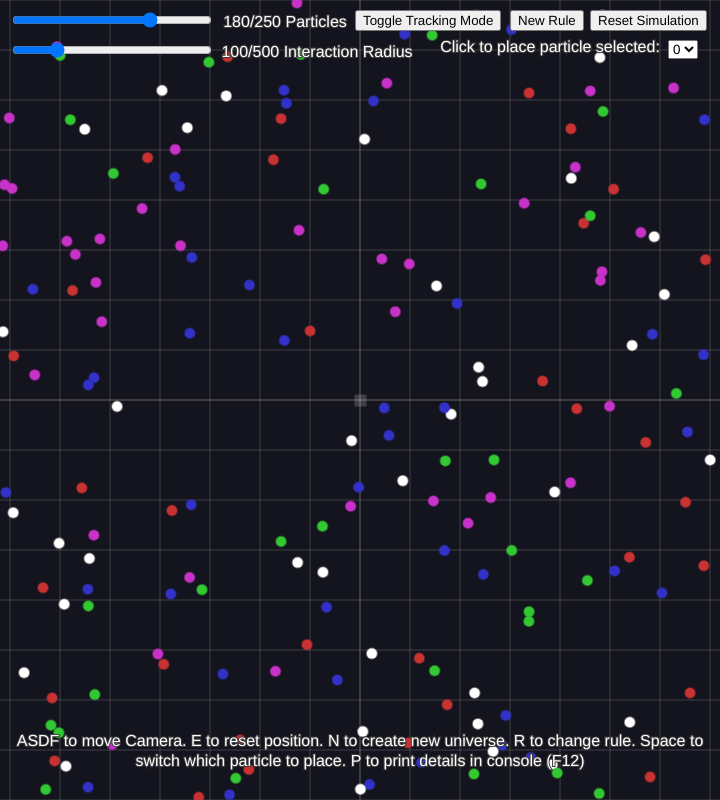
Frame 1 (no input)
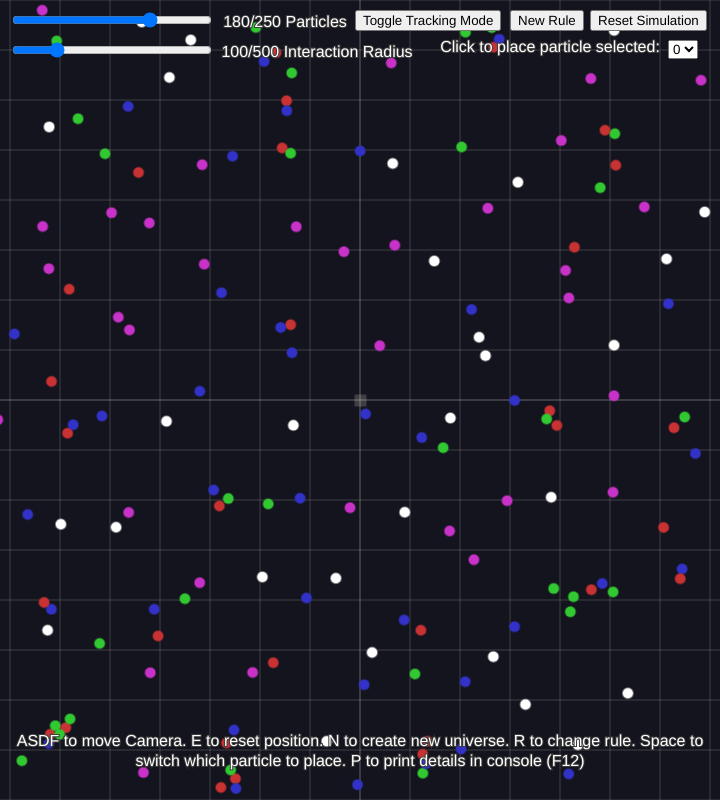
Frame 60 (no input)
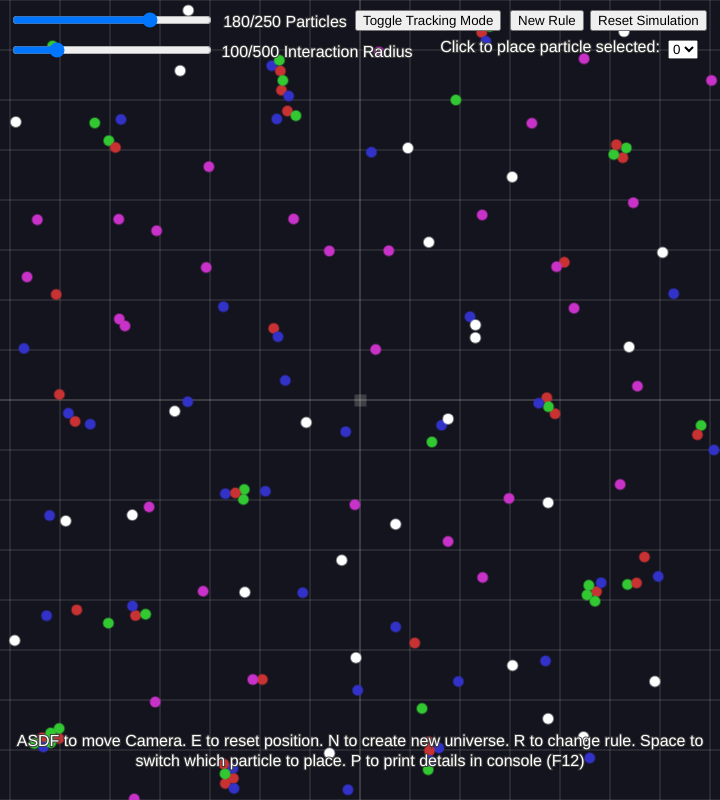
Frame 120 (the mouse pressed at the canvas centre since frame 60)

The p5.js sketch that drew these frames (run headless with seeded random() and noise() and a simulated clock; from frame 60 on, the mouse is pressed at the canvas centre):

// p5.js sketch
// ── sketch.js
/** 
Controls:
SPACE - Change particle placing state
LEFT CLICK - Place a particle
NAVIGATE - Arrows or WASD
T - Toggle tracking mode
E - Reset camera
N - Create new canvas with same rule
R - Re-randomize rule
P - Print rule values
**/

//Options
var updatesPerFrame = 1;
var randGen = true;
var maxParticles = 250;
var curParticles = 180
var trackingMode = false;

//Rule variables   
var psize = 10; //Size of the particle
var repelPercent = 100; //Repelling force when particles hit each other
var maxInteractionLimit = 500;
var interactionLimit = 100; //Limit of where the rule applies (distance)
var fric = 0.4; //Universal Friction

//Graphics variables
var gridSpacing = 50;
var backgroundCol = [20, 20, 30];
var partColors = [ //States (0 -> n) - Add your own particles here!
    [200, 50, 50],
    [50, 200, 50],
    [50, 50, 200], 
    [200, 50, 200], 
    [255, 255, 255],
]
var particles = [];
var interaction = [];

//Change this for different ways of generating new universes
//currently initial speed is 0 for every particle
function resetSimulation() {
  particles = [];
  n = curParticles > maxParticles ? maxParticles : curParticles;
  if (randGen) {
        for (var i = 0; i < n; i++) {
            particles.push(new Particle(createVector((Math.random(-(width / 2)) - 0.5) * width, (Math.random() - 0.5) * height), Math.floor(Math.random() * partColors.length), createVector(0, 0)));
        }
    }
}

//Change this if you want different values!
function changeInteractionRules() {
  for (var i = 0; i < partColors.length; i++) {
    for (var j = 0; j < partColors.length; j++) {
      interaction[[i,j]] = Math.random() - 0.5;
    }
  }
}

//UI
let sliderGenNum;
let sliderInteraction;
let trackingModeOption;
let resetSimulOption;
let newRuleOption;
let particleSel;

function setup() {
    createCanvas(720, 800);
    resetSimulation();
    changeInteractionRules();
    translate(width / 2, height / 2);
    background(backgroundCol[0], backgroundCol[1], backgroundCol[2]);
    if (zoom >= 1) {
        drawGrid();
    }
  
    sliderGenNum = createSlider(10, maxParticles, curParticles);
    sliderGenNum.position(10, 10);
    sliderGenNum.style('width', '200px');
    sliderGenNum.input(updateGenDensity);
  
    sliderInteraction = createSlider(0, maxInteractionLimit, interactionLimit);
    sliderInteraction.position(10, 40);
    sliderInteraction.style('width', '200px');
    sliderInteraction.input(updateInteractiveRadius);
  
    trackingModeOption = createButton('Toggle Tracking Mode');
    trackingModeOption.position(355, 10);
    trackingModeOption.mousePressed(trackingModeFunc);
  
    resetSimulOption = createButton('Reset Simulation');
    resetSimulOption.position(590, 10);
    resetSimulOption.mousePressed(resSimul);
  
    newRuleOption = createButton('New Rule');
    newRuleOption.position(510, 10);
    newRuleOption.mousePressed(resRule);
  
    particleSel = createSelect();
    particleSel.position(668, 40);
    for (var i = 0; i < partColors.length; i++) {
      particleSel.option(i);
    }
    particleSel.changed(updateParticleSelected);

}

function updateGenDensity() {
  curParticles = sliderGenNum.value()
  resetSimulation();
}

function updateInteractiveRadius() {
  interactionLimit = sliderInteraction.value()
}

function trackingModeFunc() {
  if (!trackingMode) {
    trackingMode = true;
  } else {
    trackingMode = false;
  }
}

function resSimul() {
  resetSimulation();
}

function resRule() {
  changeInteractionRules();
}

function updateParticleSelected() {
  typeToPlace = parseInt(particleSel.value());
}

//Camera variables
{
    var camX = 0;
    var camY = 0;
    var camVel = 1.5;
    var maxCamSpeed = 18;
    var zoom = 1;
}

var typeToPlace = 0;
var camClear = false;
var focus = false;

function mouseClicked() {
    if (sliderGenNum.value() < maxParticles) {
      if (mouseButton === LEFT && focus) {
          particles.push(new Particle(createVector(((mouseX - camX) - width / 2) / zoom, ((mouseY - camY) - height / 2) / zoom), typeToPlace, createVector(0, 0)));
      }
    }
    sliderGenNum.value(sliderGenNum.value() + 1);
    focus = true;
}

function keyPressed() {
    if (key === " ") {
        typeToPlace = (typeToPlace + 1) % partColors.length;
        particleSel.value(typeToPlace);
        console.log("Cycled placing type to " + typeToPlace);
    } else if (key === "t") {
        trackingMode = !trackingMode;
        console.log("Toggled tracking to " + trackingMode);
    } else if (key === "e") {
        camX = 0;
        camY = 0;
        zoom = 1;
      	camClear = true;
        console.log("Reset camera to default position");
    } else if (key === "n") {
      	camClear = true;
        particles = [];
        console.log("Created new canvas with same rule");
        resetSimulation();
    } else if (key === "r") {
        changeInteractionRules();
        console.log("Randomized rule");
    } else if (key === "p") {
        console.log("Printing rule to console...\n-");
        console.log("psize = " + psize + ";");
        console.log("repelPercent = " + repelPercent + ";");
        console.log("interactionLimit = " + interactionLimit + ";");
        console.log("fric = " + fric + ";");
        console.log("---");
        for (var i = 0; i < partColors.length; i++) {
          for (var j = 0; j < partColors.length; j++) {
            console.log("Interaction between (" + i + ", " + j + ") is: " + interaction[[i,j]])
          }
        }  
    }
}

var Particle = function(pos, type, vel) {
    this.pos = pos;
    this.ppos = this.pos;
    this.type = type;
    this.vel = vel;
};

Particle.prototype.split = function() {
    particles.push(new Particle(this.pos, this.type, -this.vel));
}; //Not in use yet

Particle.prototype.update = function() {
    for (var i = 0; i < particles.length; i++) {
        if (!(particles[i].pos.x == this.pos.x && particles[i].pos.y == this.pos.y)) {
            var ang = Math.atan2((this.pos.y - particles[i].pos.y), (this.pos.x - particles[i].pos.x));
            var atr = 0;
            if (this.pos.dist(particles[i].pos) <= interactionLimit && this.pos.dist(particles[i].pos) > 10) {
                atr = interaction[[this.type, particles[i].type]] * (100 - (Math.abs(this.pos.dist(particles[i].pos)) - 90) + 90) / 100;
            }
            if (this.pos.dist(particles[i].pos) <= psize) {
                atr = -(((psize / 100) * repelPercent) - (this.pos.dist(particles[i].pos)));
            } else if (this.pos.dist(particles[i].ppos) <= psize) {
                atr = -(((psize / 100) * repelPercent) - (this.pos.dist(particles[i].ppos)));
                console.log("true");
            } // Theoretically could improve physics if i can get it to work
            this.vel.sub(createVector(Math.cos(ang), Math.sin(ang)).mult(atr));
        }
    }
    this.vel.mult(fric);
};

Particle.prototype.update2 = function() {
    this.ppos = this.pos;
    this.pos.add(this.vel);
}

Particle.prototype.display = function() {
    strokeWeight(2);
    if (trackingMode) {
        stroke(255 - backgroundCol[0], 255 - backgroundCol[1], 255 - backgroundCol[2], 10);
        strokeWeight(4);
    } else {
        stroke(partColors[this.type][0], partColors[this.type][1], partColors[this.type][2], 100);
    }
    fill(partColors[this.type][0], partColors[this.type][1], partColors[this.type][2], partColors[this.type][3]);
    ellipse(this.pos.x + camX, this.pos.y + camY, psize, psize);
};

var drawGrid = function() {
    noStroke();
    fill(255 - backgroundCol[0], 255 - backgroundCol[1], 255 - backgroundCol[2], 50);
    rectMode(CENTER);
    rect(0.5 + camX, 0.5 + camY, 12, 12);
    for (var i = camX; i < width * zoom; i += gridSpacing) {
        stroke(255 - backgroundCol[0], 255 - backgroundCol[1], 255 - backgroundCol[2], 50);
        strokeWeight(1);
        line(i, 0 - width * zoom, i, height * zoom);
    }
    for (i = camY; i < height * zoom; i += gridSpacing) {
        stroke(255 - backgroundCol[0], 255 - backgroundCol[1], 255 - backgroundCol[2], 50);
        strokeWeight(1);
        line(0 - height * zoom, i, width * zoom, i);
    }

    for (i = camX; i > 0 - width * zoom; i -= gridSpacing) {
        stroke(255 - backgroundCol[0], 255 - backgroundCol[1], 255 - backgroundCol[2], 50);
        strokeWeight(1);
        line(i, 0 - width * zoom, i, height * zoom);
    }
    for (i = camY; i > 0 - height * zoom; i -= gridSpacing) {
        stroke(255 - backgroundCol[0], 255 - backgroundCol[1], 255 - backgroundCol[2], 50);
        strokeWeight(1);
        line(0 - height * zoom, i, width * zoom, i);
    }
}

var cameraHandler = function() {
    translate(width / 2, height / 2);
    if (keyIsPressed === true && keyCode === DOWN_ARROW || keyIsPressed === true && key === "s") {
        camY -= constrain(camVel, 1.5 / zoom, maxCamSpeed / zoom);
        camVel += 0.3;
      	camClear = true;
    } else if (keyIsPressed === true && keyCode === RIGHT_ARROW || keyIsPressed === true && key === "d") {
        camX -= constrain(camVel, 1.5 / zoom, maxCamSpeed / zoom);
        camVel += 0.3;
      	camClear = true;
    } else if (keyIsPressed === true && keyCode === UP_ARROW || keyIsPressed === true && key === "w") {
        camY += constrain(camVel, 1.5 / zoom, maxCamSpeed / zoom);
        camVel += 0.3;
      	camClear = true;
    } else if (keyIsPressed === true && keyCode === LEFT_ARROW || keyIsPressed === true && key === "a") {
        camX += constrain(camVel, 1.5 / zoom, maxCamSpeed / zoom);
        camVel += 0.3;
      	camClear = true;
    } else {
        camVel = 1.5;
    }
    zoom = constrain(zoom, 0.1, 5);
};


function draw() {
    //specialCursor();
    cameraHandler();
    scale(zoom);
		
    if (!trackingMode || camClear) {
        background(backgroundCol[0], backgroundCol[1], backgroundCol[2]);
        if (zoom >= 1) {
            drawGrid();
        }
    }

    for (var j = 0; j < updatesPerFrame - 1; j++) {
        for (var i = particles.length - 1; i >= 0; i--) {
            particles[i].update();
        }
        for (i = particles.length - 1; i >= 0; i--) {
            particles[i].update2();
        }
    }
    for (var i = particles.length - 1; i >= 0; i--) {
        particles[i].update();
    }
    for (i = particles.length - 1; i >= 0; i--) {
        particles[i].update2();
        particles[i].display();
    }
  
  // Instructions
  textAlign(CENTER, TOP);
  textSize(16);
  stroke(60);
  fill(255);
  
  //GenNum Text
  text(sliderGenNum.value() + "/" + maxParticles + " Particles", -75, -720/2, 200, 50)
  text(sliderInteraction.value() + "/" + maxInteractionLimit + " Interaction Radius", -43, -720/2 + 30, 200, 50)
  text("Click to place particle selected:", 190, -720/2 + 25, 300, 50)
  textAlign(CENTER, BOTTOM);
  text("ASDF to move Camera. E to reset position. N to create new universe. R to change rule. Space to switch which particle to place. P to print details in console (F12)", 0, 320, 720, 100)
  
    if (!focused) {
        focus = false;
    }
  	camClear = false;
}
